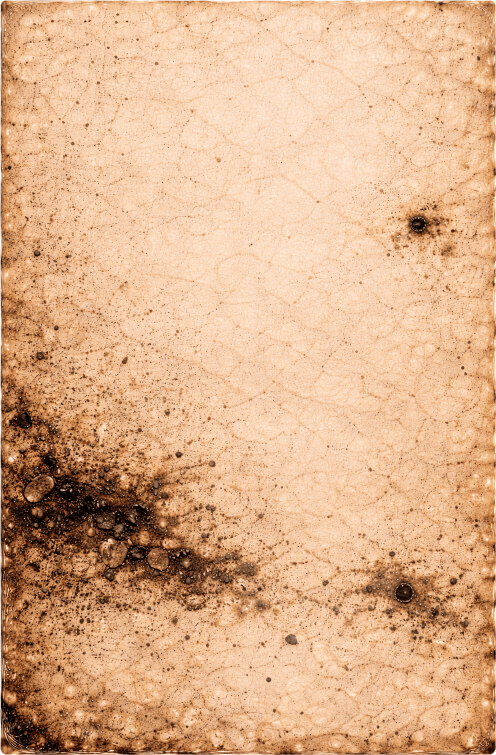
#> input picture assets/smithy/smithy-1.png, 991 x 1509 px, found by its file name (shown at 1/2 size); its folder holds only this picture in this run
$ python build_smithy_hires.py
#> lines starting #> are read from the running program, lines starting #| are printed output that depends on the picture
from PIL import Image, ImageFilter
import numpy as np
from pathlib import Path

SRC = Path("assets/smithy")
OUT = Path("assets/smithy-hires/masters")
OUT.mkdir(parents=True, exist_ok=True)
TARGET = (3600, 5400)

for i in range(1, 13):
    im = Image.open(SRC / f"smithy-{i}.png").convert("RGB")
    a = np.asarray(im)
    mask = np.min(a, axis=2) < 245
#> mask: shape (1509, 991) bool; every value is 1
    ys, xs = np.where(mask)
    if len(xs):
        im = im.crop((int(xs.min()), int(ys.min()), int(xs.max()) + 1, int(ys.max()) + 1))

    ratio = im.width / im.height
#> ratio = 0.657
    target_ratio = TARGET[0] / TARGET[1]
    if ratio > target_ratio:
        w = round(im.height * target_ratio)
        x = (im.width - w) // 2
        im = im.crop((x, 0, x + w, im.height))
    elif ratio < target_ratio:
        h = round(im.width / target_ratio)
#> h = 1486
        y = (im.height - h) // 2
#> y = 11
        im = im.crop((0, y, im.width, y + h))
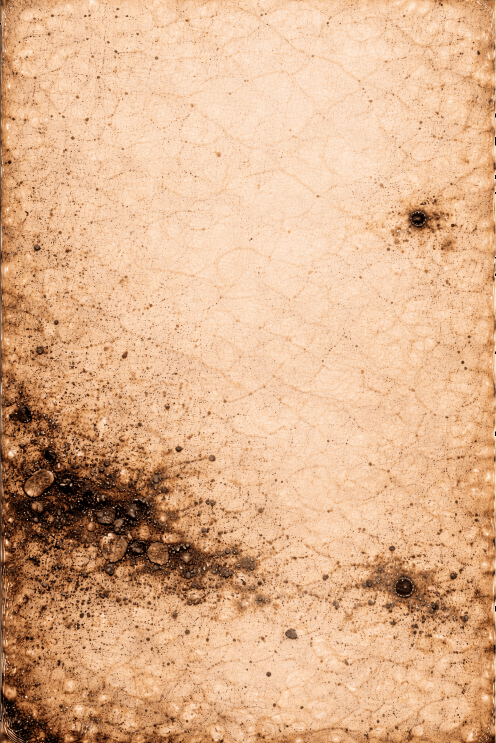
#> im: PIL image 991x1486 RGB (shown at 1/2 size); mean R, G, B 221.5, 177, 139.9

    im = im.resize(TARGET, Image.Resampling.LANCZOS)
#> im: PIL image 3600x5400 RGB
    im = im.filter(ImageFilter.UnsharpMask(radius=1.15, percent=55, threshold=2))
#> (the run stopped early here; a loop or call above may not have finished)
